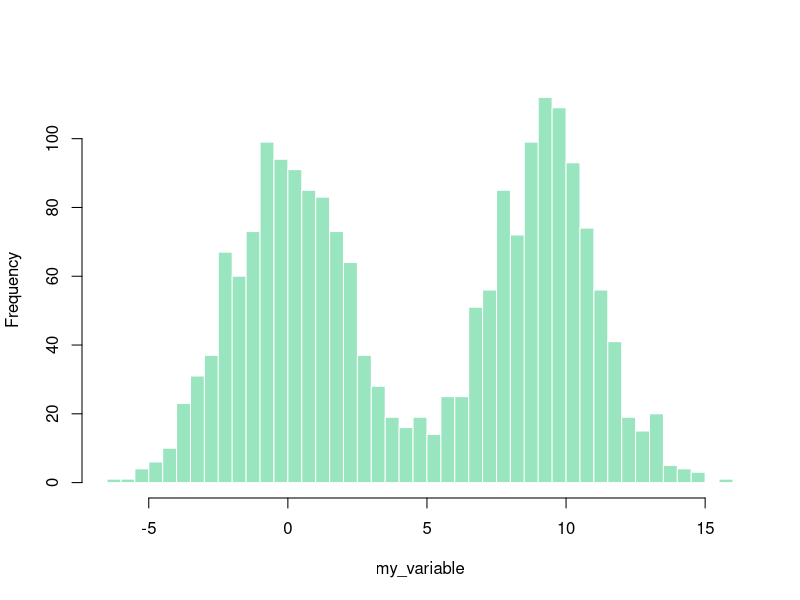

The R script that drew this image: (Note: this script raises an error after producing the figure.)
## ---- chunk 1
knitr::opts_chunk$set( warning=FALSE, message=FALSE)
## ---- chunk 2
# Create data 
my_variable=c(rnorm(1000 , 0 , 2) , rnorm(1000 , 9 , 2))
 
# Draw the histogram with border=F
hist(my_variable , breaks=40 , col=rgb(0.2,0.8,0.5,0.5) , border=F , main="")
## ---- chunk 3
htmltools::includeHTML("htmlChunkRelatedDistribution.html")
